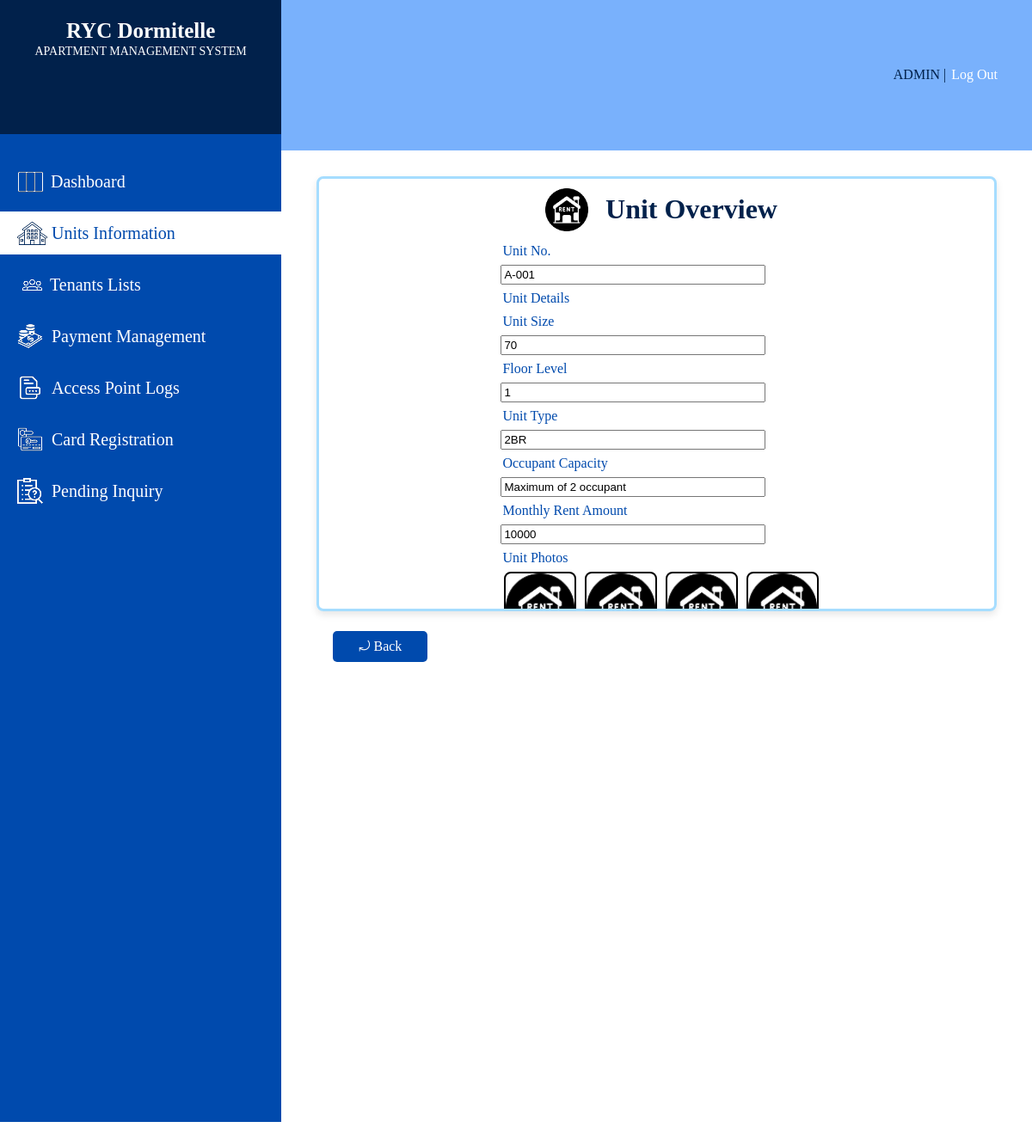
The page /AVAILABLEUNITOVERVIEW.php?unit_no=A-001 (signed in) on the database its author committed.
### tables this page shows
CREATE TABLE `units` (
  `unit_no` varchar(10) NOT NULL,
  `apartment_no` varchar(15) NOT NULL,
  `unit_address` varchar(30) NOT NULL,
  `unit_size` varchar(10) NOT NULL,
  `occupant_capacity` smallint(6) NOT NULL,
  `floor_level` varchar(10) NOT NULL,
  `unit_type` varchar(10) NOT NULL,
  `monthly_rent_amount` varchar(10) NOT NULL,
  `unit_status` varchar(15) NOT NULL
);

### AVAILABLEUNITOVERVIEW.php (the view, shortened to what this page needs)
<?php
require_once 'db_connect.php';
$unit_no = $_GET['unit_no'] ?? '';
$unit_size = '';
$floor_level = '';
$unit_type = '';
$occupant_capacity = '';
$monthly_rent_amount = '';
if ($unit_no !== '') {
    $stmt = $conn->prepare("SELECT `unit_no`, `unit_size`, `floor_level`, `unit_type`, `occupant_capacity`, `monthly_rent_amount` FROM `units` WHERE `unit_no` = ?");
    $stmt->bind_param("s", $unit_no);
    $stmt->execute();
    $stmt->bind_result($fetched_unit_no, $unit_size, $floor_level, $unit_type, $occupant_capacity, $monthly_rent_amount);
}
$unit_images = [];
?>
<!DOCTYPE html>
<html lang="en">
<head>
</head>
<body>
    <div class="sideBar">
        <div class="systemTitle">
            <h1>RYC Dormitelle</h1>
            <p>APARTMENT MANAGEMENT SYSTEM</p>
        </div>
        <div class="sidebarContent">
            <div class="card">
                <a href="DASHBOARD.php" class="changeicon">
                    <img src="sidebarIcons/DashboardIconWht.png" alt="Dashboard Icon" class="DsidebarIcon" style="margin-right: 8px;">
                    Dashboard
                </a>
            </div>
            <div class="card">
                <a href="UNITSINFORMATION.php" style="background-color: #FFFF; color: #004AAD;">
                    <img src="sidebarIcons/UnitsInfoIcon.png" alt="Units Information Icon" class="UIsidebarIcon" style="margin-right: 5px;">
                    Units Information</a>
            </div>
            <div class="card">
                <a href="TENANTSLIST.php">
                    <img src="sidebarIcons/TenantsInfoIconWht.png" alt="Tenants Information Icon" class="THsidebarIcon" style="margin-right: 3px;">
                    Tenants Lists</a>
            </div>
            <div class="card">
                <a href="PAYMENTMANAGEMENT.php">
                    <img src="sidebarIcons/PaymentManagementIconWht.png" alt="Payment Management Icon" class="PMsidebarIcon" style="margin-right: 10px;">
                    Payment Management</a>
            </div>
            <div class="card">
                <a href="ACCESSPOINTLOGS.php">
                    <img src="sidebarIcons/AccesspointIconWht.png" alt="Access Point Logs Icon" class="APLsidebarIcon" style="margin-right: 10px;">
                    Access Point Logs</a>
            </div>
            <div class="card">
                <a href="#">
                    <img src="sidebarIcons/CardregisterIconWht.png" alt="Card Registration Icon" class="CGsidebarIcon" style="margin-right: 10px;">
                    Card Registration</a>
            </div>
            <div class="card">
                <a href="PENDINGINQUIRY.php">
                    <img src="sidebarIcons/PendingInquiryIconWht.png" alt="Pending Inquiry Icon" class="PIsidebarIcon" style="margin-right: 10px;">
                    Pending Inquiry</a>
            </div>
        </div>
    </div>
        <div class="mainBody">
            <div class="header">
                <div class="headerContent">
                    <a href="ADMINPROFILE.php" class="adminTitle">ADMIN</a>
                    <p class="adminLogoutspace">&nbsp;|&nbsp;</p>
                    <a href="LOGIN.php" class="logOutbtn">Log Out</a>
                </div>
            </div>
            <div class="mainContent">
                <div class="cardreg">
                </div>
                <div class="overviewContainer">
                    <div class="cardregistration">
                        <div class="unitInfoInputs">
                            <div class="formContainer">
                                <div class="cardreg">
                                    <img src="UnitsInfoIcons/UnoccupiedUnitIcon.png" alt="rent icon">
                                    <h4>Unit Overview</h4>
                                </div>
                                <div>
                                    <label for="unit_no">Unit No.</label>
                                    <input type="text" name="unit_no" id="unit_no" value="<?php echo htmlspecialchars($unit_no); ?>" readonly>
                                </div>
                                <div>
                                    <label for="unit_details">Unit Details</label>
                                </div>
                                <div>
                                    <label for="unit_size">Unit Size</label>
                                    <input type="text" name="unit_size" id="unit_size" value="<?php echo htmlspecialchars($unit_size); ?>" readonly>
                                </div>
                                <div>
                                    <label for="floor_level">Floor Level</label>
                                    <input type="text" name="floor_level" id="floor_level" value="<?php echo htmlspecialchars($floor_level); ?>" readonly>
                                </div>
                                <div>
                                    <label for="unit_type">Unit Type</label>
                                    <input type="text" name="unit_type" id="unit_type" value="<?php echo htmlspecialchars($unit_type); ?>" readonly>
                                </div>
                                <div>
                                    <label for="occupant_capacity">Occupant Capacity</label>
                                    <input type="text" name="occupant_capacity" id="occupant_capacity" value="Maximum of <?php echo htmlspecialchars($occupant_capacity); ?> occupant" readonly>
                                </div>
                                <div>
                                    <label for="monthly_rent_amount">Monthly Rent Amount</label>
                                    <input type="text" name="monthly_rent_amount" id="monthly_rent_amount" value="<?php echo htmlspecialchars($monthly_rent_amount); ?>" readonly>
                                </div>
                                <div>
                                    <label for="unit_images">Unit Photos </label>
                                </div>
                                <div class="unitphotoContainer">
                                    <div class="unitImagesContainer">
                                        <?php if (!empty($unit_images)): ?>
                                            <?php foreach ($unit_images as $image): ?>
                                                <img src="<?php echo htmlspecialchars($image); ?>" alt="Unit Photo" class="rfidImageContainer">
                                            <?php endforeach; ?>
                                        <?php else: ?>
                                            <?php for ($i = 0; $i < 8; $i++): ?>
                                                <img src="UnitsInfoIcons/UnoccupiedUnitIcon.png" alt="Placeholder" class="rfidImageContainer">
                                            <?php endfor; ?>
                                        <?php endif; ?>
                                    </div>
                                </div>
                            </div>
                        </div>
                    </div>
                  </div>
            </div>
            <div class="footbtnContainer">
                <a href="UNITSINFORMATION.php" class="backbtn">&#10558; Back</a>
            </div>
        </div>
</body>
</html>

### AVAILABLEUNITOVERVIEW.php (style rules this page uses)
body { display: flex; margin: 0; background-color: #FFFF; }
.sideBar { width: 450px; height: 100%; background-color: #01214B; }
.systemTitle { text-align: center; height: 10vh; padding-bottom: 5.3px; }
.systemTitle h1 { font-size: 25px; font-family: Inria Serif; align-items: center; position: relative; top: 5px; color: #FFFF; }
.systemTitle p { font-size: 14px; font-family: Inria Serif; position: relative; bottom: 10px; color: #FFFF; }
.sidebarContent { padding-top: 20px; height: 84vh; background-color: #004AAD; display: block; }
.card { width: 100%; height: 50px; display: flex; margin: 10px 0px 10px; align-items: center; justify-content: center; }
.card a { margin: auto 0px auto 0px; font-size: 20px; padding-left: 20px; font-weight: 500; display: flex; text-decoration: none; align-items: center; color: #01214B; height: 100%; width: 100%; background-color: #004AAD; color: white; }
.mainBody { width: 100vw; height: 100%; background-color: white; }
.header { height: 13vh; width: 100%; background-color: #79B1FC; display: flex; justify-content: end; align-items: center; }
.headerContent { margin-right: 40px; display: flex; justify-content: center; align-items: center; }
.adminTitle { font-size: 16px; color: #01214B; position: relative; text-decoration: none; }
.adminLogoutspace { font-size: 16px; color: #01214B; position: relative; text-decoration: none; }
.logOutbtn { font-size: 16px; color: #FFFF; position: relative; margin-left: 2px; text-decoration: none; }
.mainContent { height: 100%; width: 100%; margin: 0px auto; background-color: #FFFF; }
.cardreg { display: flex; justify-content: center; width: 100%; align-items: center; position: relative; bottom: 15px; height: 45px; }
.cardreg h4 { color: #01214B; font-size: 32px; margin-left: 20px; height: 20px; align-items: center; margin-bottom: 10px; position: relative; bottom: 25px; }
.cardreg img { height: 50px; width: 50px; }
.overviewContainer { max-width: 90%; margin: 0 auto; border: 3px solid #A6DDFF; border-radius: 8px; height: 500px; overflow: hidden; box-shadow: 0 4px 8px rgba(0,0,0,0.1); position: relative; bottom: 15px; overflow-y: auto; scrollbar-width: none; }
.unitImagesContainer { display: grid; grid-template-columns: repeat(4, 1fr); gap: 10px; width: max-content; margin: 0 auto;x }
.rfidImageContainer { display: block; margin-left: auto; margin-right: auto; width: 80px; height: 80px; border: 2px solid #000000; border-radius: 0.5rem; object-fit: cover; }
.cardregistration { display: flex; justify-content: center; height: 470px; width: 95%; margin-left: 10px; position: relative; top: 25px; }
.unitInfoInputs { width: 50%; height: 90%; margin: auto 0px; position: relative; bottom: 25px; }
.formContainer { width: 100%; height: 470px; margin-top: 5px; margin-left: 15px; }
label { display: inline-block; width: 180px; margin-bottom: 5px; padding: 2px; vertical-align: top; color: #004AAD; }
input[type="text"], input[type="date"] { width: 300px; padding: 2px; margin-bottom:5px; }
.footbtnContainer { width: 90%; height: 20px; margin-left: 60px; display: flex; position: relative; top: 38px; justify-content: space-between; align-items: center; }
.backbtn { height: 36px; width: 110px; position: relative; display: flex; align-items: center; justify-content: center; bottom: 22px; background-color: #004AAD; color: #FFFFFF; text-decoration: none; border-radius: 5px; }

### rows shown on the page
units: unit_size "70", floor_level "1", unit_type "2BR", occupant_capacity "Maximum of 2 occupant", monthly_rent_amount "10000"
